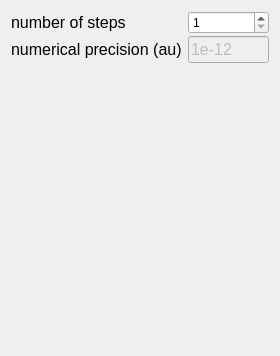
          <widget class="QWidget" name="page_4">
           <property name="geometry">
            <rect>
             <x>0</x>
             <y>0</y>
             <width>280</width>
             <height>356</height>
            </rect>
           </property>
           <attribute name="label">
            <string>Numerics</string>
           </attribute>
           <layout class="QVBoxLayout" name="verticalLayout_13">
            <item>
             <layout class="QFormLayout" name="formLayout_16">
              <property name="sizeConstraint">
               <enum>QLayout::SetDefaultConstraint</enum>
              </property>
              <property name="fieldGrowthPolicy">
               <enum>QFormLayout::ExpandingFieldsGrow</enum>
              </property>
              <property name="labelAlignment">
               <set>Qt::AlignLeading|Qt::AlignLeft|Qt::AlignVCenter</set>
              </property>
              <property name="formAlignment">
               <set>Qt::AlignLeading|Qt::AlignLeft|Qt::AlignTop</set>
              </property>
              <property name="verticalSpacing">
               <number>2</number>
              </property>
              <item row="1" column="0">
               <widget class="QLabel" name="label_37">
                <property name="font">
                 <font>
                  <pointsize>12</pointsize>
                 </font>
                </property>
                <property name="text">
                 <string>number of steps</string>
                </property>
                <property name="textFormat">
                 <enum>Qt::AutoText</enum>
                </property>
               </widget>
              </item>
              <item row="3" column="0">
               <widget class="QLabel" name="label_38">
                <property name="font">
                 <font>
                  <pointsize>12</pointsize>
                 </font>
                </property>
                <property name="text">
                 <string>numerical precision (au)</string>
                </property>
               </widget>
              </item>
              <item row="1" column="1">
               <widget class="QSpinBox" name="spinbox_system_steps">
                <property name="sizePolicy">
                 <sizepolicy hsizetype="Expanding" vsizetype="Fixed">
                  <horstretch>0</horstretch>
                  <verstretch>0</verstretch>
                 </sizepolicy>
                </property>
                <property name="minimum">
                 <number>1</number>
                </property>
                <property name="maximum">
                 <number>9999</number>
                </property>
                <property name="value">
                 <number>1</number>
                </property>
               </widget>
              </item>
              <item row="3" column="1">
               <widget class="QLineEdit" name="lineedit_system_precision">
                <property name="enabled">
                 <bool>false</bool>
                </property>
                <property name="sizePolicy">
                 <sizepolicy hsizetype="Expanding" vsizetype="Fixed">
                  <horstretch>0</horstretch>
                  <verstretch>0</verstretch>
                 </sizepolicy>
                </property>
                <property name="font">
                 <font>
                  <pointsize>12</pointsize>
                 </font>
                </property>
                <property name="inputMask">
                 <string>1e-12</string>
                </property>
               </widget>
              </item>
             </layout>
            </item>
            <item>
             <spacer name="verticalSpacer_5">
              <property name="orientation">
               <enum>Qt::Vertical</enum>
              </property>
              <property name="sizeHint" stdset="0">
               <size>
                <width>20</width>
                <height>0</height>
               </size>
              </property>
             </spacer>
            </item>
           </layout>
          </widget>
